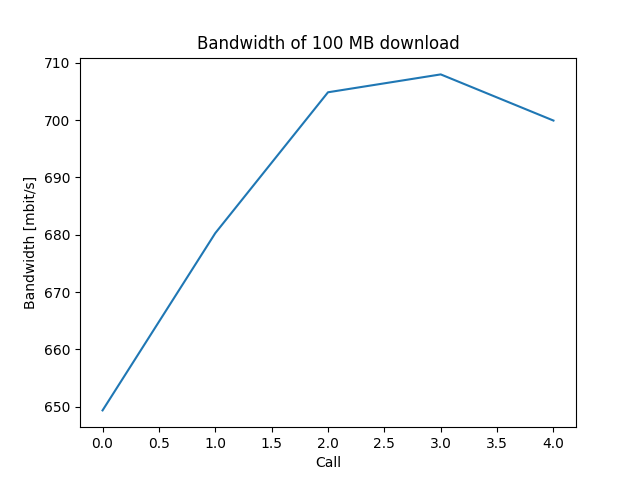

Python code for this plot:
# Call api 10 times generate graph of results

import requests
import json
import matplotlib.pyplot as plt

# Define function to call api
def call_api():
    response = requests.get("https://awm7phlz3j.execute-api.eu-central-1.amazonaws.com/test")
    response_json = response.json()
    return response_json

# Define function to generate graph
def generate_graph():
    # Define empty lists
    x = []
    y = []

    # Call api 10 times
    for i in range(5):
        response_json = call_api()
        x.append(i)
        y.append(response_json["download100"]["bandwidth"])
        print("Call", i, ":", response_json["download100"]["bandwidth"])

    # Generate graph
    plt.plot(x, y)
    plt.xlabel("Call")
    plt.ylabel("Bandwidth [mbit/s]")
    plt.title("Bandwidth of 100 MB download")

    # Save graph
    plt.savefig("graph.png")

# Call function
generate_graph()